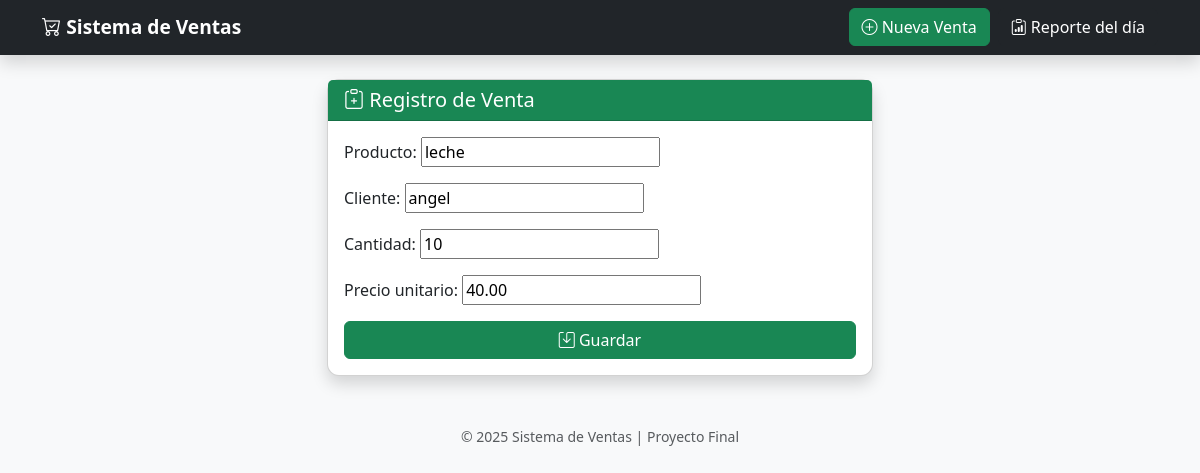
Page /editar/5/ on the committed database.
### ventas/models.py (models this page shows, shortened)
class Venta(models.Model):
    producto = models.CharField(max_length=100)
    cliente = models.CharField(max_length=100)
    cantidad = models.IntegerField()
    precio_unitario = models.DecimalField(max_digits=10, decimal_places=2)
    total = models.DecimalField(max_digits=10, decimal_places=2, default=0)
    cerrada = models.BooleanField(default=False)
    fecha = models.DateTimeField(auto_now_add=True)

### ventas/views.py (the view)
# urls.py: path('editar/<int:id>/', views.editar_venta, name='editar_venta'),
def editar_venta(request, id):
    venta = get_object_or_404(Venta, id=id)
    if venta.cerrada:
        return redirect('lista_ventas')
    form = VentaForm(request.POST or None, instance=venta)
    if form.is_valid():
        form.save()
        return redirect('lista_ventas')
    return render(request, 'ventas/form.html', {'form': form})

### ventas/forms.py
class VentaForm(forms.ModelForm):
    class Meta:
        model = Venta
        fields = ['producto', 'cliente', 'cantidad', 'precio_unitario']

### ventas/templates/ventas/form.html (shortened to what this page needs)
{% extends 'ventas/base.html' %}
{% block content %}
<div class="row justify-content-center">
    <div class="col-md-6">
        <div class="card shadow">
            <div class="card-header bg-success text-white">
                <h5 class="mb-0">
                    <i class="bi bi-clipboard-plus"></i> Registro de Venta
                </h5>
            </div>
            <div class="card-body">
                <form method="POST">
                    {{ form.as_p }}
                    <div class="d-grid">
                        <button class="btn btn-success">
                            <i class="bi bi-save"></i> Guardar
                        </button>
                    </div>
                </form>
            </div>
        </div>
    </div>
</div>
{% endblock %}

### ventas/static/ventas/estilos.css (style rules this page uses)
body { background-color: #eef1f5; font-family: 'Segoe UI', sans-serif; }
.card { border-radius: 12px; }
.card-header { border-top-left-radius: 12px; border-top-right-radius: 12px; }

### rows in the picture
Venta: producto "leche", cliente "angel", cantidad "10", precio_unitario "40.00"
